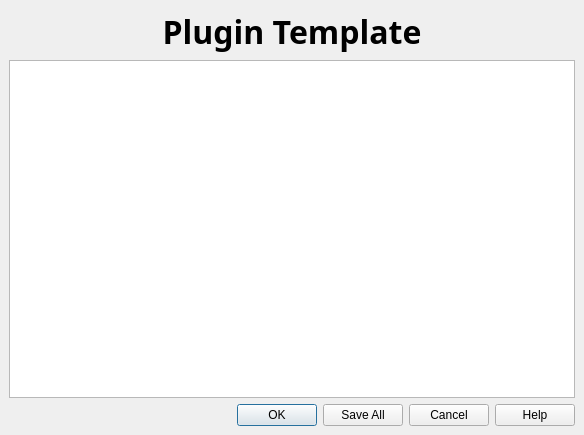
<ui version="4.0" >
 <class>KeyChainBridgeGuiBase</class>
 <widget class="QDialog" name="KeyChainBridgeGuiBase" >
  <property name="geometry" >
   <rect>
    <x>0</x>
    <y>0</y>
    <width>584</width>
    <height>435</height>
   </rect>
  </property>
  <property name="windowTitle" >
   <string>QGIS Plugin Template</string>
  </property>
  <property name="windowIcon" >
   <iconset/>
  </property>
  <layout class="QGridLayout" >
   <property name="margin" >
    <number>9</number>
   </property>
   <property name="spacing" >
    <number>6</number>
   </property>
   <item row="0" column="0" >
    <widget class="QLabel" name="txtHeading" >
     <property name="sizePolicy" >
      <sizepolicy>
       <hsizetype>5</hsizetype>
       <vsizetype>1</vsizetype>
       <horstretch>0</horstretch>
       <verstretch>0</verstretch>
      </sizepolicy>
     </property>
     <property name="font" >
      <font>
       <family>Sans Serif</family>
       <pointsize>24</pointsize>
       <weight>75</weight>
       <italic>false</italic>
       <bold>true</bold>
       <underline>false</underline>
       <strikeout>false</strikeout>
      </font>
     </property>
     <property name="text" >
      <string>Plugin Template</string>
     </property>
     <property name="alignment" >
      <set>Qt::AlignCenter</set>
     </property>
    </widget>
   </item>
   <item row="1" column="0" >
    <widget class="QTextBrowser" name="textBrowser" >
     <property name="openExternalLinks" >
      <bool>true</bool>
     </property>
    </widget>
   </item>
   <item row="2" column="0" >
    <widget class="QDialogButtonBox" name="buttonBox" >
     <property name="orientation" >
      <enum>Qt::Horizontal</enum>
     </property>
     <property name="standardButtons" >
      <set>QDialogButtonBox::Cancel|QDialogButtonBox::Help|QDialogButtonBox::NoButton|QDialogButtonBox::Ok|QDialogButtonBox::SaveAll</set>
     </property>
    </widget>
   </item>
  </layout>
 </widget>
 <layoutdefault spacing="6" margin="11" />
 <resources/>
 <connections/>
</ui>
